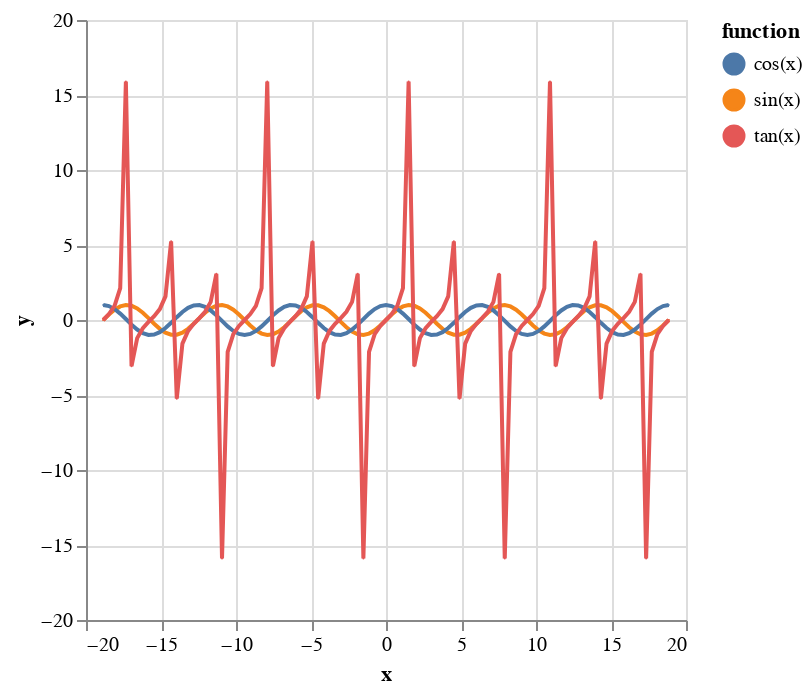

Here is the notebook cell this chart was saved with:
### Code cell
selection = alt.selection_point(nearest=True, on='mouseover',fields=['x', 'y'], empty='none')
legend_selection = alt.selection_point(fields=['function'], bind='legend')
points = alt.Chart(df_melt).mark_point(size=1, filled=True).encode(
    x='x:Q',
    y='y:Q',
    color=alt.Color('function:N'),
    opacity=alt.condition(legend_selection, alt.value(1.0), alt.value(0.2)),    
    tooltip=['x', 'y', 'function']
)
lines = points.mark_line().encode(
    x='x:Q',
    y='y:Q',
    color='function:N',
    opacity=alt.condition(legend_selection, alt.value(1.0), alt.value(0.2)),    
)
alt.layer(points, lines).add_params(selection).add_params(legend_selection).interactive()

### Figure 1 — Vega-Lite specification as saved in the notebook (floating-point values rounded to 4 significant figures; data arrays with more than 128 entries replaced by an {"elided": "..."} marker saying what was removed)
{"config": {"view": {"continuousWidth": 300, "continuousHeight": 300}}, "layer": [{"mark": {"type": "point", "filled": true, "size": 1}, "encoding": {"color": {"field": "function", "type": "nominal"}, "opacity": {"condition": {"param": "param_11", "value": 1.0}, "value": 0.2}, "tooltip": [{"field": "x", "type": "quantitative"}, {"field": "y", "type": "quantitative"}, {"field": "function", "type": "nominal"}], "x": {"field": "x", "type": "quantitative"}, "y": {"field": "y", "type": "quantitative"}}, "name": "view_4"}, {"mark": {"type": "line"}, "encoding": {"color": {"field": "function", "type": "nominal"}, "opacity": {"condition": {"param": "param_11", "value": 1.0}, "value": 0.2}, "tooltip": [{"field": "x", "type": "quantitative"}, {"field": "y", "type": "quantitative"}, {"field": "function", "type": "nominal"}], "x": {"field": "x", "type": "quantitative"}, "y": {"field": "y", "type": "quantitative"}}}], "data": {"name": "data-c917a8dba0434604b526fcaed6675dd9"}, "params": [{"name": "param_10", "select": {"type": "point", "fields": ["x", "y"], "nearest": true, "on": "mouseover"}, "views": ["view_4"]}, {"name": "param_11", "select": {"type": "point", "fields": ["function"]}, "bind": "legend", "views": ["view_4"]}, {"name": "param_12", "select": {"type": "interval", "encodings": ["x", "y"]}, "bind": "scales", "views": ["view_4"]}], "$schema": "https://vega.github.io/schema/vega-lite/v5.20.1.json", "datasets": {"data-c917a8dba0434604b526fcaed6675dd9": {"elided": "303 records"}}}
